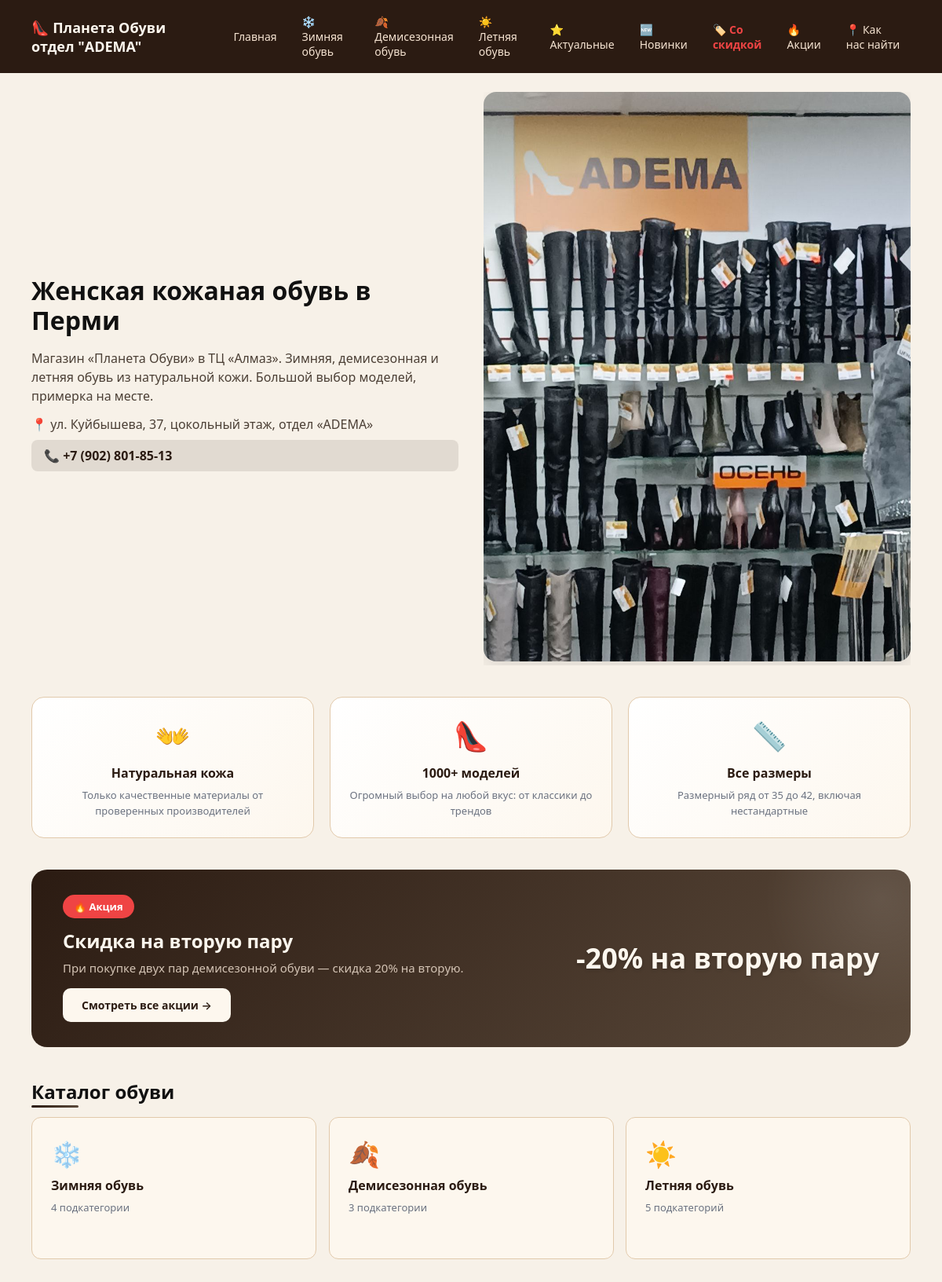
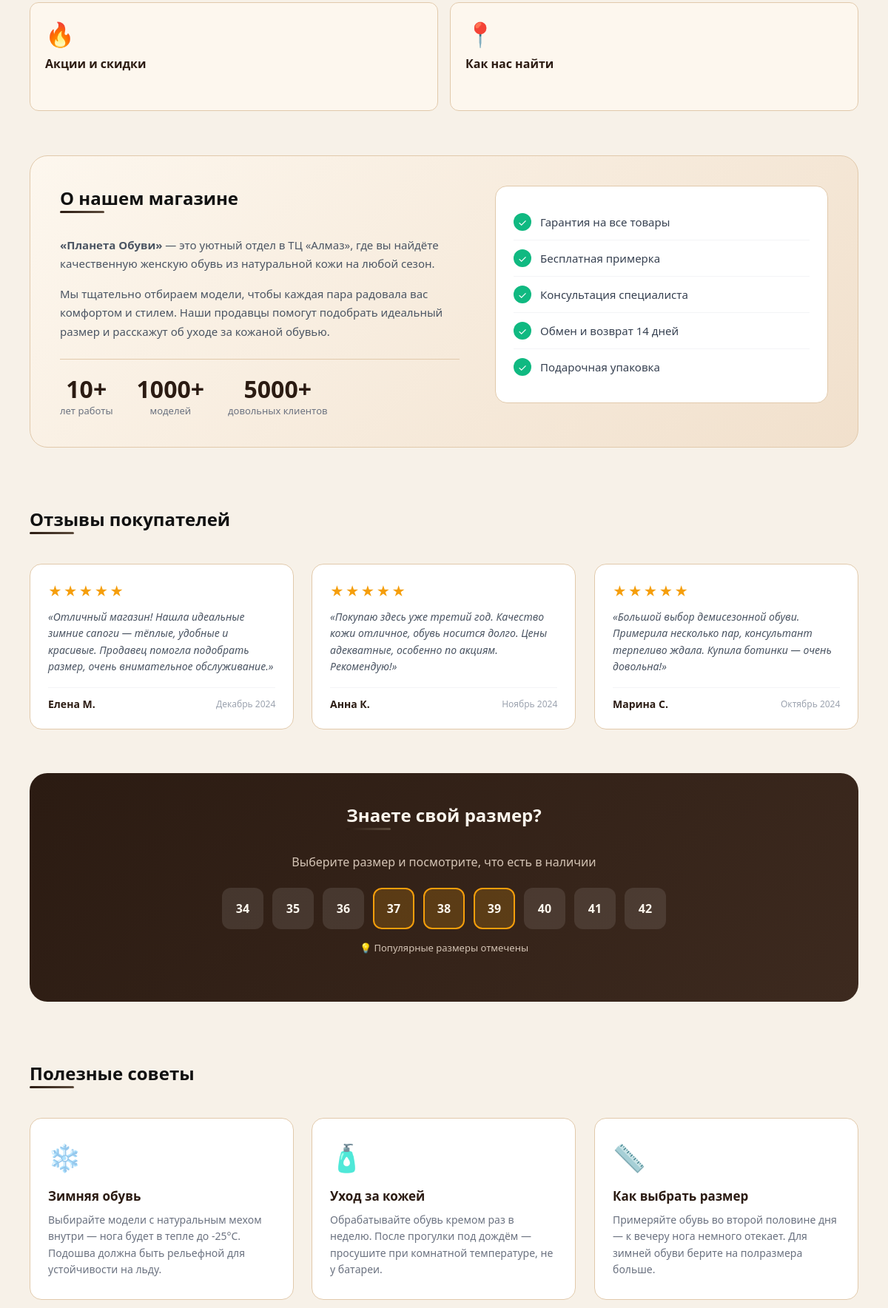
The page / (upper part) on the database its author committed (2 pictures, top to bottom).
### app/models.py (models this page shows)
class Category(Base):
    __tablename__ = "categories"
    id = Column(Integer, primary_key=True, index=True)
    name = Column(String(255), nullable=False)
    slug = Column(String(255), unique=True, nullable=False, index=True)
    icon = Column(String(32), nullable=True)  # emoji или иконка
    sort_order = Column(Integer, default=0, nullable=False)
    subcategories = relationship("Subcategory", back_populates="category", order_by="Subcategory.sort_order")

class Promotion(Base):
    __tablename__ = "promotions"
    id = Column(Integer, primary_key=True, index=True)
    title = Column(String(255), nullable=False)
    slug = Column(String(255), unique=True, nullable=False, index=True)
    description = Column(Text, nullable=True)
    discount_text = Column(String(255), nullable=True)
    start_date = Column(Date, nullable=True)
    end_date = Column(Date, nullable=True)
    is_active = Column(Boolean, default=True, nullable=False)
    created_at = Column(DateTime, default=datetime.utcnow, nullable=False)

### app/main.py (the view)
@app.get("/", response_class=HTMLResponse)
def read_index(request: Request, db: Session = Depends(get_db)) -> HTMLResponse:
    categories = (
        db.query(Category)
        .options(joinedload(Category.subcategories))
        .order_by(Category.sort_order)
        .all()
    )
    promotions = (
        db.query(Promotion)
        .filter(Promotion.is_active.is_(True))
        .order_by(Promotion.start_date.desc())
        .limit(1)
        .all()
    )
    return templates.TemplateResponse(
        "index.html",
        {
            "request": request,
            "categories": categories,
            "promotions": promotions,
            "page_title": "Женская кожаная обувь в Перми — ТЦ «Алмаз»",
            "meta_description": "Магазин женской кожаной обуви в Перми. Зимняя, демисезонная и летняя обувь из натуральной кожи. ТЦ «Алмаз», ул. Куйбышева, 37.",
        },
    )

### app/templates/index.html (shortened to what this page needs)
{% extends "base.html" %}
{% block content %}
<section class="hero animate-on-load">
  <div class="hero-text">
    <h1 class="animate-slide-up" style="--delay: 0.1s">Женская кожаная обувь в Перми</h1>
    <p class="animate-slide-up" style="--delay: 0.2s">
      Магазин «Планета Обуви» в ТЦ «Алмаз». Зимняя, демисезонная и летняя обувь из натуральной кожи.
      Большой выбор моделей, примерка на месте.
    </p>
    <p class="hero-contacts animate-slide-up" style="--delay: 0.3s">
      <span class="contact-item">📍 ул. Куйбышева, 37, цокольный этаж, отдел «ADEMA»</span>
      <a href="tel:+79028018513" class="contact-phone pulse-on-hover">📞 +7 (902) 801-85-13</a>
    </p>
  </div>
  <div class="hero-photo animate-scale-in" style="--delay: 0.2s">
    <img
      src="{{ url_for('static', path='/images/shop/Adema.jpg') }}"
      alt="Магазин женской кожаной обуви в Перми — Планета Обуви"
      class="hero-photo-img"
    />
  </div>
</section>
<section class="usp-section">
  <div class="usp-grid">
    <div class="usp-card animate-card" style="--delay: 0.1s">
      <div class="usp-icon">👐</div>
      <h3>Натуральная кожа</h3>
      <p>Только качественные материалы от проверенных производителей</p>
    </div>
    <div class="usp-card animate-card" style="--delay: 0.2s">
      <div class="usp-icon">👠</div>
      <h3>1000+ моделей</h3>
      <p>Огромный выбор на любой вкус: от классики до трендов</p>
    </div>
    <div class="usp-card animate-card" style="--delay: 0.3s">
      <div class="usp-icon">📏</div>
      <h3>Все размеры</h3>
      <p>Размерный ряд от 35 до 42, включая нестандартные</p>
    </div>
  </div>
</section>
{% if promotions %}
<section class="promo-banner animate-fade-in">
  <div class="promo-banner-content">
    <div class="promo-banner-badge">🔥 Акция</div>
    <h2>{{ promotions[0].title }}</h2>
    <p>{{ promotions[0].description }}</p>
    <a href="/promotions" class="promo-banner-btn pulse-on-hover">Смотреть все акции →</a>
  </div>
  <div class="promo-banner-decoration">
    <span class="promo-percent">{{ promotions[0].discount_text }}</span>
  </div>
</section>
{% endif %}
<section class="categories">
  <h2 class="section-title animate-fade-in">Каталог обуви</h2>
  <div class="category-grid">
    {% for cat in categories %}
    <a href="/category/{{ cat.slug }}" class="category-card category-card-large animate-card" style="--delay: {{ loop.index * 0.1 }}s">
      <span class="category-icon float-animation" style="--float-delay: {{ loop.index * 0.2 }}s">{{ cat.icon }}</span>
      <span class="category-label">{{ cat.name }}</span>
      <span class="category-count">{{ cat.subcategories | length }} {{ 'подкатегорий' if cat.subcategories | length > 4 else 'подкатегории' if cat.subcategories | length > 1 else 'подкатегория' }}</span>
    </a>
    {% endfor %}
  </div>
</section>
<section class="quick-links">
  <div class="category-grid">
    <a href="/promotions" class="category-card animate-card" style="--delay: 0.4s">
      <span class="category-icon fire-animation">🔥</span>
      <span class="category-label">Акции и скидки</span>
    </a>
    <a href="/map" class="category-card animate-card" style="--delay: 0.5s">
      <span class="category-icon bounce-animation">📍</span>
      <span class="category-label">Как нас найти</span>
    </a>
  </div>
</section>
<section class="about-section">
  <div class="about-grid">
    <div class="about-text animate-slide-up">
      <h2 class="section-title">О нашем магазине</h2>
      <p>
        <strong>«Планета Обуви»</strong> — это уютный отдел в ТЦ «Алмаз», где вы найдёте
        качественную женскую обувь из натуральной кожи на любой сезон.
      </p>
      <p>
        Мы тщательно отбираем модели, чтобы каждая пара радовала вас комфортом и стилем.
        Наши продавцы помогут подобрать идеальный размер и расскажут об уходе за кожаной обувью.
      </p>
      <div class="about-stats">
        <div class="stat-item">
          <span class="stat-number">10+</span>
          <span class="stat-label">лет работы</span>
        </div>
        <div class="stat-item">
          <span class="stat-number">1000+</span>
          <span class="stat-label">моделей</span>
        </div>
        <div class="stat-item">
          <span class="stat-number">5000+</span>
          <span class="stat-label">довольных клиентов</span>
        </div>
      </div>
    </div>
    <div class="about-features animate-scale-in">
      <div class="feature-item">
        <span class="feature-icon">✓</span>
        <span>Гарантия на все товары</span>
      </div>
      <div class="feature-item">
        <span class="feature-icon">✓</span>
        <span>Бесплатная примерка</span>
      </div>
      <div class="feature-item">
        <span class="feature-icon">✓</span>
        <span>Консультация специалиста</span>
      </div>
      <div class="feature-item">
        <span class="feature-icon">✓</span>
        <span>Обмен и возврат 14 дней</span>
      </div>
      <div class="feature-item">
        <span class="feature-icon">✓</span>
        <span>Подарочная упаковка</span>
      </div>
    </div>
  </div>
</section>
<section class="reviews-section">
  <h2 class="section-title animate-fade-in">Отзывы покупателей</h2>
  <div class="reviews-grid">
    <div class="review-card animate-card" style="--delay: 0.1s">
      <div class="review-stars">★★★★★</div>
      <p class="review-text">
        «Отличный магазин! Нашла идеальные зимние сапоги — тёплые, удобные и красивые.
        Продавец помогла подобрать размер, очень внимательное обслуживание.»
      </p>
      <div class="review-author">
        <span class="author-name">Елена М.</span>
        <span class="author-date">Декабрь 2024</span>
      </div>
    </div>
    <div class="review-card animate-card" style="--delay: 0.2s">
      <div class="review-stars">★★★★★</div>
      <p class="review-text">
        «Покупаю здесь уже третий год. Качество кожи отличное, обувь носится долго.
        Цены адекватные, особенно по акциям. Рекомендую!»
      </p>
      <div class="review-author">
        <span class="author-name">Анна К.</span>
        <span class="author-date">Ноябрь 2024</span>
      </div>
    </div>
    <div class="review-card animate-card" style="--delay: 0.3s">
      <div class="review-stars">★★★★★</div>
      <p class="review-text">
        «Большой выбор демисезонной обуви. Примерила несколько пар,
        консультант терпеливо ждала. Купила ботинки — очень довольна!»
      </p>
      <div class="review-author">
        <span class="author-name">Марина С.</span>
        <span class="author-date">Октябрь 2024</span>
      </div>
    </div>
  </div>
</section>
<section class="size-picker-section">
  <div class="size-picker-content">
    <h2 class="section-title">Знаете свой размер?</h2>
    <p>Выберите размер и посмотрите, что есть в наличии</p>
    <div class="size-buttons">
      <a href="/products?size=34" class="size-btn">34</a>
      <a href="/products?size=35" class="size-btn">35</a>
      <a href="/products?size=36" class="size-btn">36</a>
      <a href="/products?size=37" class="size-btn popular">37</a>
      <a href="/products?size=38" class="size-btn popular">38</a>
      <a href="/products?size=39" class="size-btn popular">39</a>
      <a href="/products?size=40" class="size-btn">40</a>
      <a href="/products?size=41" class="size-btn">41</a>
      <a href="/products?size=42" class="size-btn">42</a>
    </div>
    <p class="size-hint">💡 Популярные размеры отмечены</p>
  </div>
</section>
<section class="tips-section">
  <h2 class="section-title animate-fade-in">Полезные советы</h2>
  <div class="tips-grid">
    <div class="tip-card animate-card" style="--delay: 0.1s">
      <div class="tip-icon">❄️</div>
      <h3>Зимняя обувь</h3>
      <p>Выбирайте модели с натуральным мехом внутри — нога будет в тепле до -25°C.
         Подошва должна быть рельефной для устойчивости на льду.</p>
    </div>
    <div class="tip-card animate-card" style="--delay: 0.2s">
      <div class="tip-icon">🧴</div>
      <h3>Уход за кожей</h3>
      <p>Обрабатывайте обувь кремом раз в неделю. После прогулки под дождём —
         просушите при комнатной температуре, не у батареи.</p>
    </div>
    <div class="tip-card animate-card" style="--delay: 0.3s">
      <div class="tip-icon">📏</div>
      <h3>Как выбрать размер</h3>
      <p>Примеряйте обувь во второй половине дня — к вечеру нога немного отекает.
         Для зимней обуви берите на полразмера больше.</p>
    </div>
  </div>
</section>
{% endblock %}

### app/templates/base.html (shortened to what this page needs)
<!DOCTYPE html>
<html lang="ru">
  <head>
    <link rel="stylesheet" href="{{ url_for('static', path='/style.css') }}?v=3" />
  </head>
  <body>
    <header class="header">
      <div class="container header-inner">
        <div class="logo">
          <a href="/">👠 Планета Обуви отдел "ADEMA"</a>
        </div>
        <nav class="nav">
          <a href="/" class="nav-link">Главная</a>
          {% if categories is defined %}
            {% for cat in categories %}
            <div class="nav-dropdown">
              <a href="/category/{{ cat.slug }}" class="nav-link nav-link-dropdown">
                {{ cat.icon }} {{ cat.name }}
              </a>
            </div>
            {% endfor %}
          {% endif %}
          <a href="/featured" class="nav-link">⭐ Актуальные</a>
          <a href="/new" class="nav-link">🆕 Новинки</a>
          <a href="/sale" class="nav-link nav-link-sale">🏷️ Со скидкой</a>
          <a href="/promotions" class="nav-link">🔥 Акции</a>
          <a href="/map" class="nav-link">📍 Как нас найти</a>
        </nav>
      </div>
    </header>
    <main class="main container">
      {% block content %}{% endblock %}
    </main>
  </body>
</html>

### rows shown on the page
Category: icon "❄️", name "Зимняя обувь", subcategories|length "4", subcategories "подкатегории"
Category: icon "🍂", name "Демисезонная обувь", subcategories|length "3", subcategories "подкатегории"
Category: icon "☀️", name "Летняя обувь", subcategories|length "5", subcategories "подкатегорий"
Promotion: title "Скидка на вторую пару", description "При покупке двух пар демисезонной обуви — скидка 20% на вторую.", discount_text "-20% на вторую пару"
